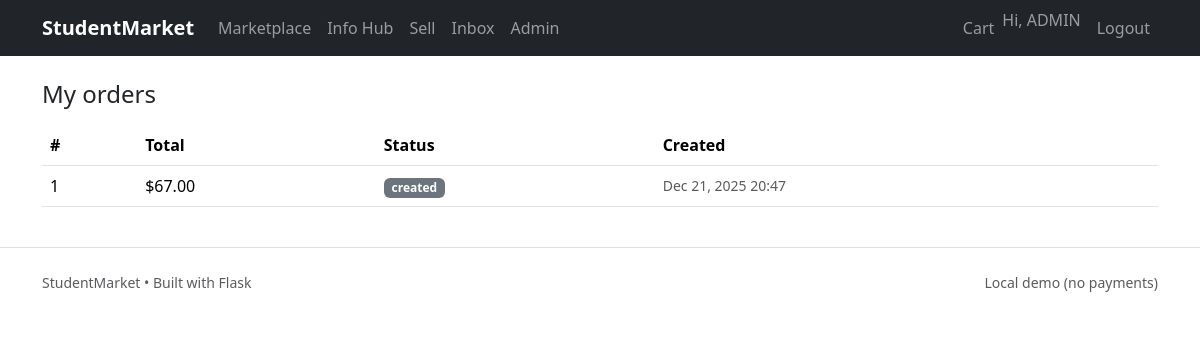
The page /market/orders (signed in) on the database as committed earlier.
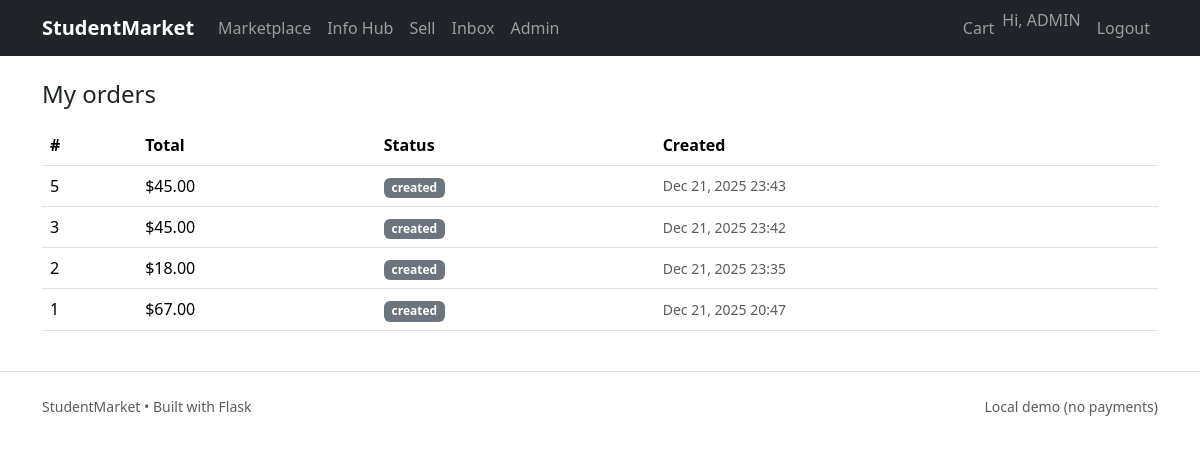
The same page on the database as committed later.
### app/models/user.py (models this page shows, shortened)
class User(db.Model, UserMixin):
    __tablename__ = "users"
    id = db.Column(db.Integer, primary_key=True)
    name = db.Column(db.String(120), nullable=False)
    email = db.Column(db.String(255), unique=True, nullable=False, index=True)
    password_hash = db.Column(db.String(255), nullable=False)
    role = db.Column(db.String(20), default="student")  # student | admin
    university = db.Column(db.String(200), default="")
    country = db.Column(db.String(120), default="")
    city = db.Column(db.String(120), default="")
    created_at = db.Column(db.DateTime, default=datetime.utcnow)
    products = db.relationship("Product", backref="seller", lazy=True)
    articles = db.relationship("Article", backref="author", lazy=True)
    def is_admin(self) -> bool:
        return self.role == "admin"

### app/models/order.py (models this page shows)
class Order(db.Model):
    __tablename__ = "orders"
    id = db.Column(db.Integer, primary_key=True)
    buyer_id = db.Column(db.Integer, db.ForeignKey("users.id"), nullable=False)
    total = db.Column(db.Numeric(10, 2), default=0)
    status = db.Column(db.String(20), default="created")  # created/cancelled/completed
    created_at = db.Column(db.DateTime, default=datetime.utcnow)
    buyer = db.relationship("User", lazy=True)

### app/routes/marketplace.py (the view)
@market_bp.route("/orders")
@login_required
def orders():
    orders = Order.query.filter_by(buyer_id=current_user.id).order_by(Order.created_at.desc()).all()
    return render_template("marketplace/orders.html", orders=orders)

### app/__init__.py (called while the page is built)
def create_app():
    app = Flask(__name__)
    app.config.from_object(Config)
    db.init_app(app)
    migrate.init_app(app, db)
    login_manager.init_app(app)
    csrf.init_app(app)
    @app.context_processor
    def inject_csrf():
        return dict(csrf_token=generate_csrf)
    app.register_blueprint(auth_bp)
    app.register_blueprint(market_bp)
    app.register_blueprint(info_bp)
    app.register_blueprint(admin_bp)
    from .routes.main import main_bp
    app.register_blueprint(main_bp)
    from .cli import register_cli
    register_cli(app)
    return app

### app/models/user.py (called while the page is built)
@login_manager.user_loader
def load_user(user_id):
    return db.session.get(User, int(user_id))

### app/templates/marketplace/orders.html (shortened to what this page needs)
{% extends "base.html" %}
{% block content %}
<h1 class="h4">My orders</h1>
<div class="table-responsive mt-3">
  <table class="table align-middle">
    <thead>
      <tr><th>#</th><th>Total</th><th>Status</th><th>Created</th></tr>
    </thead>
    <tbody>
      {% for o in orders %}
      <tr>
        <td>{{ o.id }}</td>
        <td>${{ "%.2f"|format(o.total) }}</td>
        <td><span class="badge text-bg-secondary">{{ o.status }}</span></td>
        <td class="small text-muted">{{ o.created_at.strftime("%b %d, %Y %H:%M") }}</td>
      </tr>
      {% else %}
      <tr><td colspan="4" class="text-muted">No orders yet.</td></tr>
      {% endfor %}
    </tbody>
  </table>
</div>
{% endblock %}

### app/templates/base.html (shortened to what this page needs)
<!doctype html>
<html lang="en">
<head>
  <link href="https://cdn.jsdelivr.net/npm/bootstrap@5.3.3/dist/css/bootstrap.min.css" rel="stylesheet">
  <link href="{{ url_for('static', filename='css/app.css') }}" rel="stylesheet">
</head>
<body>
<nav class="navbar navbar-expand-lg navbar-dark bg-dark sticky-top">
  <div class="container">
    <a class="navbar-brand fw-semibold" href="{{ url_for('main.home') }}">StudentMarket</a>
    <div class="collapse navbar-collapse" id="nav">
      <ul class="navbar-nav me-auto mb-2 mb-lg-0">
        <li class="nav-item"><a class="nav-link" href="{{ url_for('market.products') }}">Marketplace</a></li>
        <li class="nav-item"><a class="nav-link" href="{{ url_for('info.info_home') }}">Info Hub</a></li>
        {% if current_user.is_authenticated %}
        <li class="nav-item"><a class="nav-link" href="{{ url_for('market.sell') }}">Sell</a></li>
        <li class="nav-item"><a class="nav-link" href="{{ url_for('market.inbox') }}">Inbox</a></li>
        {% endif %}
        {% if current_user.is_authenticated and current_user.is_admin() %}
        <li class="nav-item"><a class="nav-link" href="{{ url_for('admin.dashboard') }}">Admin</a></li>
        {% endif %}
      </ul>
      <ul class="navbar-nav ms-auto">
        {% if current_user.is_authenticated %}
          <li class="nav-item"><a class="nav-link" href="{{ url_for('market.cart_view') }}">Cart</a></li>
          <li class="nav-item"><span class="navbar-text me-2">Hi, {{ current_user.name }}</span></li>
          <li class="nav-item"><a class="nav-link" href="{{ url_for('auth.logout') }}">Logout</a></li>
        {% else %}
          <li class="nav-item"><a class="nav-link" href="{{ url_for('auth.login') }}">Login</a></li>
          <li class="nav-item"><a class="btn btn-outline-light btn-sm ms-2" href="{{ url_for('auth.register') }}">Sign up</a></li>
        {% endif %}
      </ul>
    </div>
  </div>
</nav>
<main class="container py-4">
  {% block content %}{% endblock %}
</main>
<footer class="border-top py-4">
  <div class="container small text-muted d-flex justify-content-between">
    <span>StudentMarket • Built with Flask</span>
    <span>Local demo (no payments)</span>
  </div>
</footer>
</body>
</html>

Rows that differ between the two databases and show on the page:
added Order: id "5", total "45.00", status "created", created_at "Dec 21, 2025 23:43"
added Order: id "3", total "45.00", status "created", created_at "Dec 21, 2025 23:42"
added Order: id "2", total "18.00", status "created", created_at "Dec 21, 2025 23:35"
